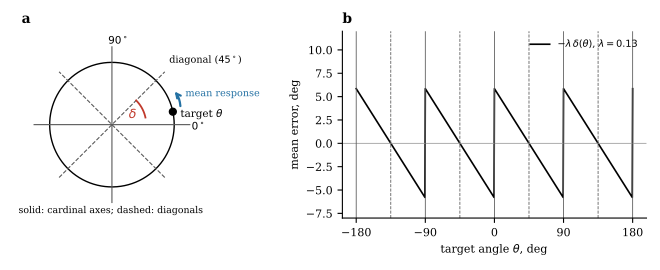

Write Python code to recreate this figure.
# schematic: geometry of the task and the quantities delta and lambda
import numpy as np, matplotlib; matplotlib.use('Agg'); import matplotlib.pyplot as plt
plt.rcParams.update({'font.family':'DejaVu Serif','font.size':8})
fig,ax=plt.subplots(1,2,figsize=(6.6,2.7),gridspec_kw={'width_ratios':[1,1.25]})
a=ax[0]; t=np.linspace(0,2*np.pi,300); a.plot(np.cos(t),np.sin(t),color='k',lw=1)
for ang in (0,90): a.plot([-1.25*np.cos(np.radians(ang)),1.25*np.cos(np.radians(ang))],[-1.25*np.sin(np.radians(ang)),1.25*np.sin(np.radians(ang))],color='0.35',lw=0.8)
for ang in (45,135): a.plot([-1.2*np.cos(np.radians(ang)),1.2*np.cos(np.radians(ang))],[-1.2*np.sin(np.radians(ang)),1.2*np.sin(np.radians(ang))],color='0.35',lw=0.8,ls='--')
th=np.radians(12); a.plot(np.cos(th),np.sin(th),'o',color='k',ms=5); a.text(1.10,0.16,'target $\\theta$',fontsize=7.5,va='center')
arc=np.radians(np.linspace(12,45,30)); a.plot(0.55*np.cos(arc),0.55*np.sin(arc),color='#c0392b',lw=1.3); a.text(0.27,0.10,'$\\delta$',color='#c0392b',fontsize=9)
a.annotate('',xy=(1.13*np.cos(np.radians(30)),1.13*np.sin(np.radians(30))),xytext=(1.13*np.cos(np.radians(13)),1.13*np.sin(np.radians(13))),arrowprops=dict(arrowstyle='->',color='#2471a3',lw=1.6,connectionstyle='arc3,rad=0.2'))
a.text(1.18,0.50,'mean response',color='#2471a3',fontsize=7,va='center')
a.text(1.28,-0.03,'$0^\\circ$',fontsize=7.5,va='center'); a.text(-0.06,1.30,'$90^\\circ$',fontsize=7.5); a.text(0.92,0.98,'diagonal ($45^\\circ$)',fontsize=7); a.text(-1.5,-1.42,'solid: cardinal axes; dashed: diagonals',fontsize=6.8)
a.set_xlim(-1.45,2.25); a.set_ylim(-1.5,1.5); a.set_aspect('equal'); a.axis('off'); a.set_title('a',loc='left',fontsize=10,fontweight='bold')
b=ax[1]; x=np.linspace(-180,180,721); d=np.mod(x,90)-45; b.plot(x,-0.13*d,color='k',lw=1.2,label='$-\\lambda\\,\\delta(\\theta)$, $\\lambda=0.13$')
b.axhline(0,color='0.6',lw=0.6)
for v in (-180,-90,0,90,180): b.axvline(v,color='0.35',lw=0.6)
for v in (-135,-45,45,135): b.axvline(v,color='0.35',lw=0.6,ls='--')
b.set_xticks([-180,-90,0,90,180]); b.set_xlabel('target angle $\\theta$, deg'); b.set_ylabel('mean error, deg'); b.legend(frameon=False,fontsize=7,loc='upper right'); b.set_ylim(-8,12)
b.spines['top'].set_visible(False); b.spines['right'].set_visible(False); b.set_title('b',loc='left',fontsize=10,fontweight='bold')
fig.tight_layout(w_pad=1.5); fig.savefig('figE0.pdf'); print('ok')
